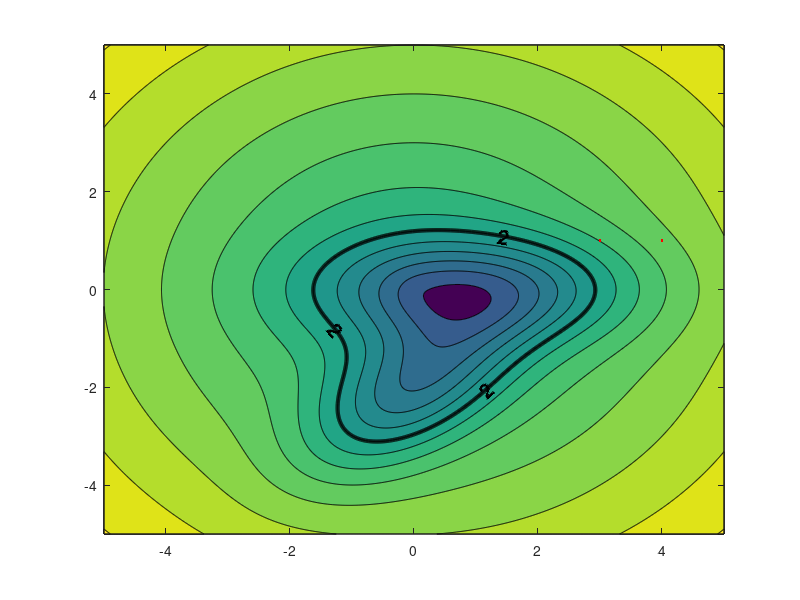

The MATLAB source for this figure: (Note: this script raises an error after producing the figure.)
%% Problem 3 (Part 2e)
clc;close all; clear all;
% Constants
x = -5:0.01:5;
y = -5:0.01:5;
[X,Y] = meshgrid(x,y);
l=0.07; 
dt=0.001; % step size or sampling frequency
tf=30; % Final time
iterations=length(0:dt:tf); %Number of iterations
R = [0, -1; 1, 0];
k1 = 3;
k2 = 1;
zd = 2;
a = [1, 0]';
b = [0,-2]';
S1 = .9 *[1/sqrt(30), 0;0,1];
S2 = .9 *[1,0;0,1/sqrt(15)];
A = sqrt(2)/2 * [1,-1;1,1];
g = 0.2;
thresh = .52;

% Initialization
r1_des = zeros(2,iterations);
r1_des(1,1) = 3; %Initial Position
r1_des(2,1) = 1; %Initial Position
r2_des = zeros(2,iterations);
r2_des(1,1) = 4; %Initial Position
r2_des(2,1) = 1; %Initial Position

x1_0 = r1_des(1,1);
y1_0 = r1_des(2,1); %-0.1; ??
theta1_0 = pi/2;
x1 = zeros(1,iterations-1);
y1 = zeros(1,iterations-1);
x1dot = zeros(1,iterations-1);
y1dot = zeros(1,iterations-1);
theta1 = zeros(1,iterations-1);
x1(1,1) = x1_0;
y1(1,1) = y1_0;
r0 = [-2,0]';
theta1(1,1)=theta1_0;

x2_0 = r2_des(1,1);
y2_0 = r2_des(2,1);
theta2_0 = pi/2;
x2 = zeros(1,iterations-1);
y2 = zeros(1,iterations-1);
x2dot = zeros(1,iterations-1);
y2dot = zeros(1,iterations-1);
theta2 = zeros(1,iterations-1);
x2(1,1) = x2_0;
y2(1,1) = y2_0;
r0 = [-2,0]';
r1 = [3 1];
r2 = [4 1];
theta2(1,1)=theta2_0;
D = (norm(r1-r0)+norm(r2-r0))/2;

Z = zeros(length(x),length(y));
for k = 1:length(x)
    for j = 1:length(y)
        Z(j,k) = 2 - exp(-(([x(k); y(j)] -a)'*S1*([x(k); y(j)]-a))) - exp(-([x(k); y(j)]-b)'*A'*S2*A*([x(k); y(j)]-b)) + g*norm([x(k); y(j)]);
    end
end

%Prepare video
video_flag = 0;
if video_flag
    fig = figure(1);
    %pause;
    myVideo = VideoWriter('animation3_2e.mp4', 'MPEG-4');
    myVideo.FrameRate = 20;
    myVideo.Quality = 75;
    open(myVideo);
end


i = 2;
animate = true;
while D > thresh && i < iterations

    % Animation
    if animate
        if(i<10 || (i<20 && mod(i,10)==0) || mod(i,50)==0)
            fig=figure(1); 
            clf;
            pose=[x1(1,i-1);y1(1,i-1);theta1(1,i-1)];
            pose2 = [x2(1,i-1);y2(1,i-1);theta2(1,i-1)];
            C_levels = [0,2,1:.2:3.5]; 
            [M,d] = contourf(X,Y,Z,C_levels); hold on
            [C,h] = contour(X, Y, Z, [2 2], 'k', 'LineWidth', 3); 
            clabel(C,h,2,'FontWeight','bold','FontSize',15) % Label 2 contour
            plot(x1(1,1:i-1),y1(1,1:i-1),'r', 'LineWidth', 1.5)
            plot(x2(1,1:i-1),y2(1,1:i-1),'r', 'LineWidth', 1.5)
            plot_robot(pose,fig) %Plot the robot location
            plot_robot(pose2,fig) %Plot the robot location
            plot(r1(1),r1(2),'go')
            plot(r2(1),r2(2),'go')
            if video_flag
                frame = getframe(gcf);
                writeVideo(myVideo, frame);
            end
        end
    end

    % Desired Trajectory
    w = (r1_des(:,i-1) - r2_des(:,i-1)) / norm(r1_des(:,i-1) - r2_des(:,i-1));
    v = R*w;
    r1dot_des = k1*(( 2 - exp(-((r1_des(:,i-1)) -a)'*S1*((r1_des(:,i-1))-a)) - exp(-((r1_des(:,i-1))-b)'*A'*S2*A*((r1_des(:,i-1))-b)) + g*norm(r1_des(:,i-1))) - zd)*v + k2*w;
    r2dot_des = k1*(( 2 - exp(-((r2_des(:,i-1)) -a)'*S1*((r2_des(:,i-1))-a)) - exp(-((r2_des(:,i-1))-b)'*A'*S2*A*((r2_des(:,i-1))-b)) + g*norm(r2_des(:,i-1))) - zd)*v + k2*w;
    r1_des(:,i) = r1_des(:,i-1) + r1dot_des*dt;
    r2_des(:,i) = r2_des(:,i-1) + r2dot_des*dt;
    
    %Robot1
    % Transformation
    u1 = r1dot_des(1);
    u2 = r1dot_des(2);
    Rinv1 = [cos(theta1(1,i-1)) sin(theta1(1,i-1));-sin(theta1(1,i-1)) cos(theta1(1,i-1))];
    Lm = [1 0;0 1/l];
    vw1 = Lm*Rinv1*[u1; u2];
    v1 = vw1(1,1);
    omega1 = vw1(2,1);
    
    % Caculate velocities
    x1dot(1,i) = v1*cos(theta1(1,i-1));
    y1dot(1,i) = v1*sin(theta1(1,i-1));
    theta1dot = omega1;
    
    % Update motion
    x1(1,i)=x1(1,i-1)+dt*x1dot(1,i-1);
    y1(1,i)=y1(1,i-1)+dt*y1dot(1,i-1);
    theta1(1,i) = theta1(1,i-1)+dt*theta1dot;
    
    %Robot1
    % Transformation
    u1_2 = r2dot_des(1);
    u2_2 = r2dot_des(2);
    Rinv2 = [cos(theta2(1,i-1)) sin(theta2(1,i-1));-sin(theta2(1,i-1)) cos(theta2(1,i-1))];
    Lm = [1 0;0 1/l];
    vw2 = Lm*Rinv2*[u1_2; u2_2];
    v2 = vw2(1,1);
    omega2 = vw2(2,1);
    
    % Caculate velocities
    x2dot(1,i) = v2*cos(theta2(1,i-1));
    y2dot(1,i) = v2*sin(theta2(1,i-1));
    theta2dot = omega2;
    
    % Update motion
    x2(1,i)=x2(1,i-1)+dt*x2dot(1,i-1);
    y2(1,i)=y2(1,i-1)+dt*y2dot(1,i-1);
    theta2(1,i) = theta2(1,i-1)+dt*theta2dot;
    
    %Update D
    D = (norm(r1-r0)+norm(r2-r0))/2;

    i = i + 1;

end

%% Plotting 
plots = false;
if plots 
    xMIN = -5;
    xMAX = 5;
    yMIN = -5;
    yMAX = 5;

    xlim([xMIN xMAX])
    ylim([yMIN yMAX])
    
    %Contour Plot
    C_levels = [0,2,1:.2:3.5]; 
    [M,d] = contourf(X,Y,Z,C_levels); hold on
    [C,h] = contour(X, Y, Z, [2 2], 'k', 'LineWidth', 3); 
    clabel(C,h,2,'FontWeight','bold','FontSize',15) % Label 2 contour
    fig=figure(1);
    A = [2,500,2000,5000,8000,12000];
    arrowScale = [.25,.25,.25,.5,.5,.5];
    drawArrows = true;
    
    %Plot Trajectory
    plot(x1(1,1:end),y1(1,1:end),'r', 'LineWidth', 1.5)
    plot(x2(1,1:end),y2(1,1:end),'r', 'LineWidth', 1.5)
    
    for j = 1:length(A)
        for i = A(j) 
            pose=[x1(1,i-1);y1(1,i-1);theta1(1,i-1)];
            pose2 = [x2(1,i-1);y2(1,i-1);theta2(1,i-1)];
            plot_robot(pose,fig) %Plot the robot location
            plot_robot(pose2,fig) %Plot the robot location
            if drawArrows
                qp1 = quiver(x1(1,i-1),y1(1,i-1),x1dot(1,i-1)*arrowScale(j),y1dot(1,i-1)*arrowScale(j),'m','AutoScale','off');
                qp1.LineWidth = 1.5;
                qp1.MaxHeadSize = .5;
                qp2 = quiver(x2(1,i-1),y2(1,i-1),x2dot(1,i-1)*arrowScale(j),y2dot(1,i-1)*arrowScale(j),'m','AutoScale','off');
                qp2.LineWidth = 1.5;
                qp2.MaxHeadSize = .5;
            end
        end
    end
    
    pose=[x1(1,end);y1(1,end);theta1(1,end)];
    pose2 = [x2(1,end);y2(1,end);theta2(1,end)];
    plot_robot(pose,fig) %Plot the robot final location
    plot_robot(pose2,fig) 
end


if video_flag; close(myVideo); end